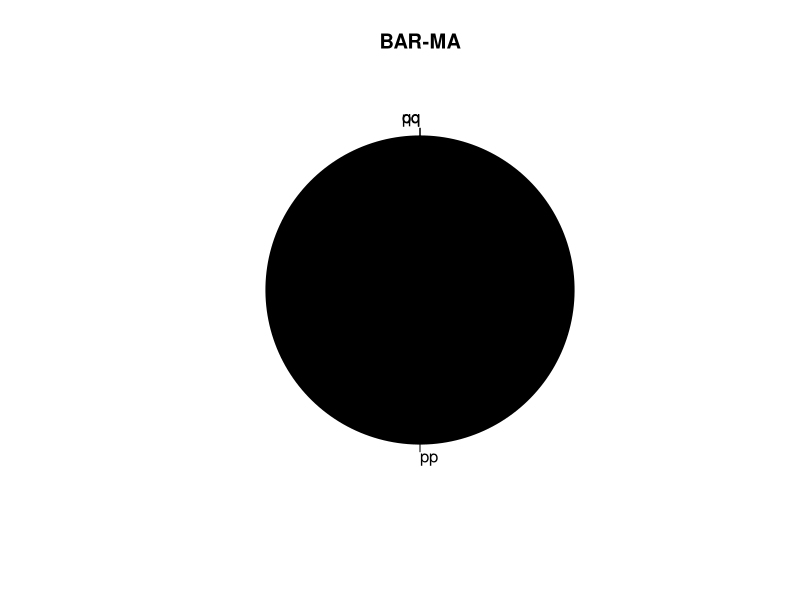
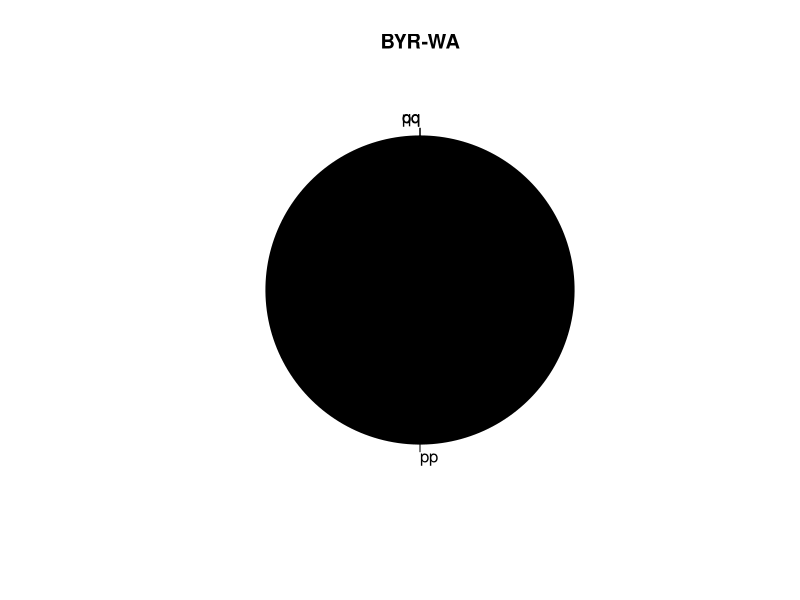
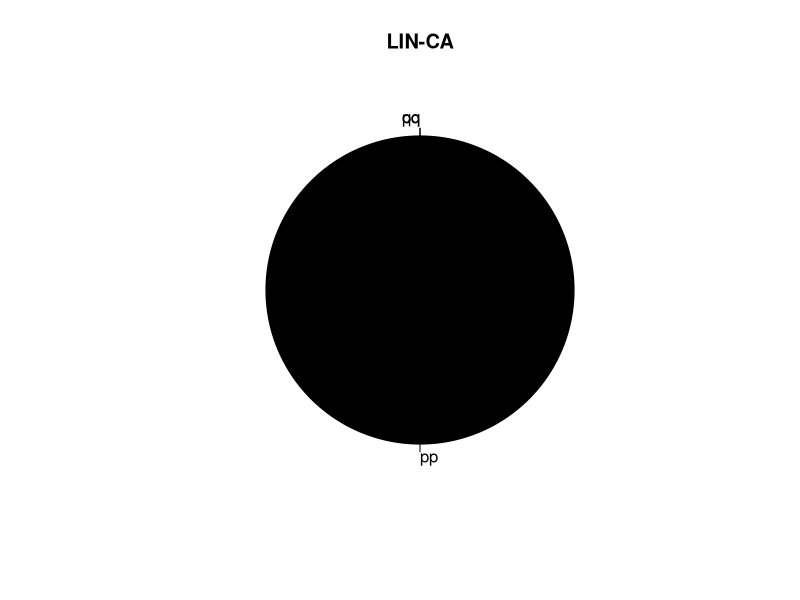
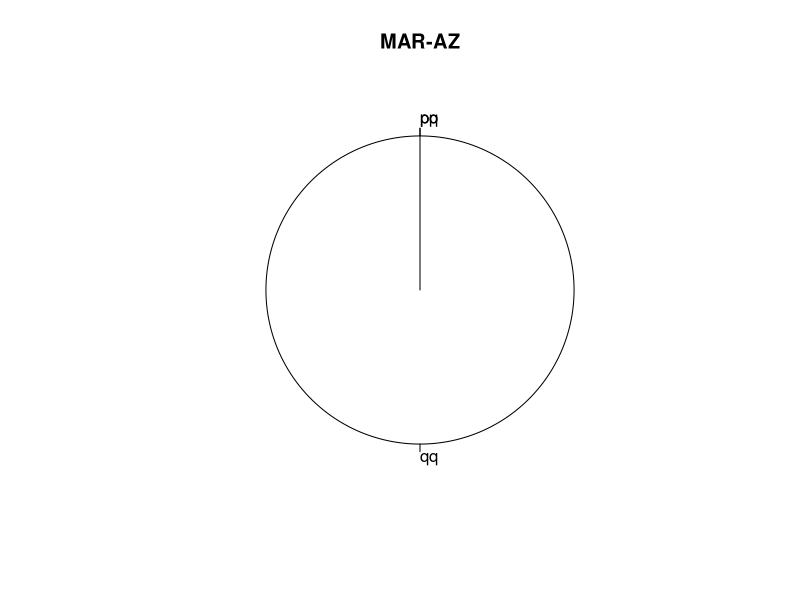
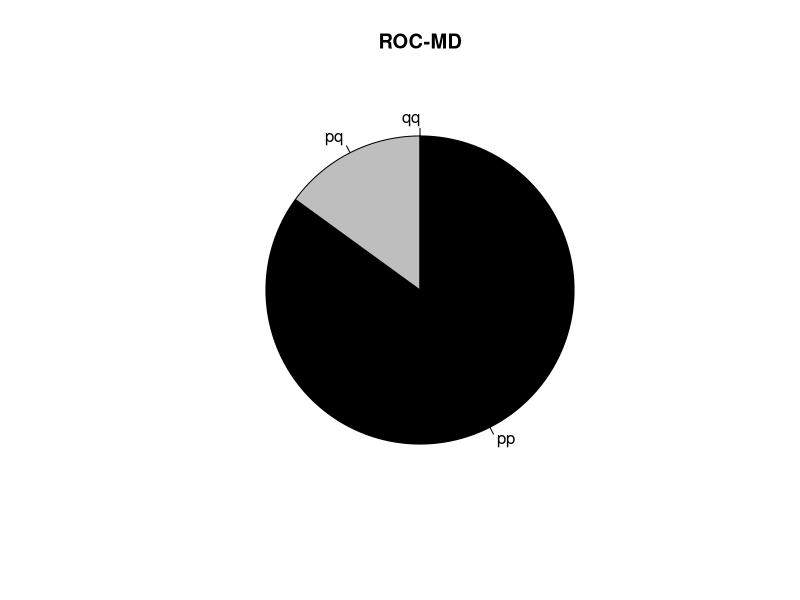
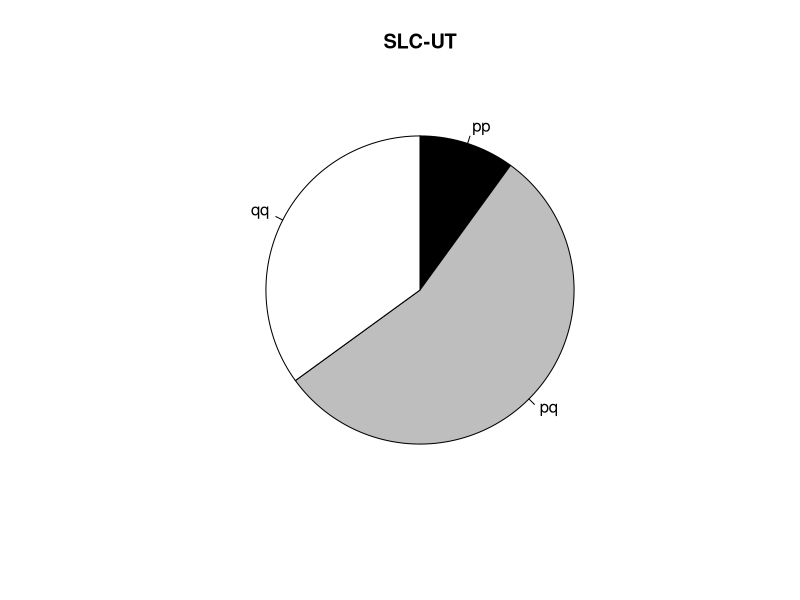
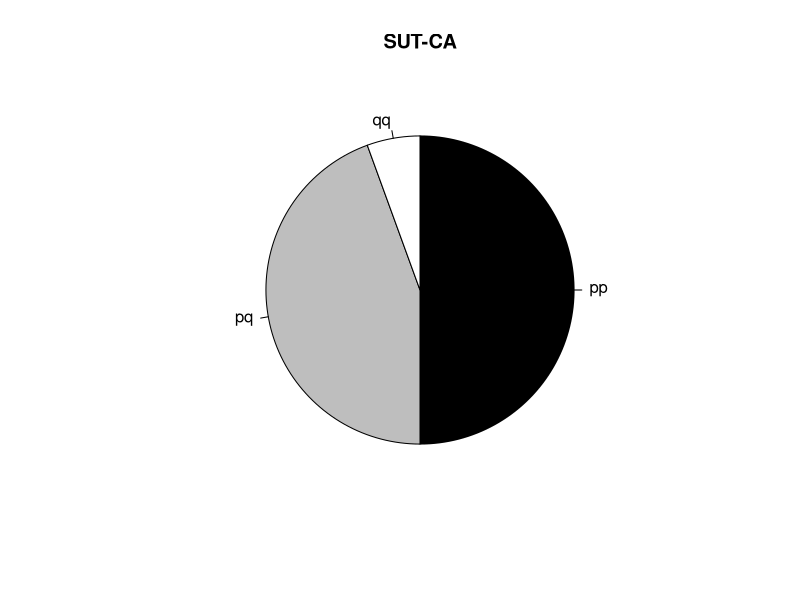

Reproduce these figures in R, in order.
## ---- chunk 1
knitr::opts_chunk$set(echo = TRUE)
## ---- chunk 2
ace_results <- read.csv("VecTechAce2Results_27Feb2024.csv")
## ---- chunk 3
table(ace_results$Species,ace_results$Locality)
## ---- chunk 4
# genotype df
df_geno <- data.frame(sampleID = ace_results$SampleID, locality = paste0(substr(ace_results$SampleID,1,3),"-",substr(ace_results$SampleID,4,5)), genotype = ace_results$Species, latitude = ace_results$Latitude, longitude = ace_results$Longitude)

df_geno$genotype[df_geno$genotype == "Culex pipiens pipiens"] <- "pp"
df_geno$genotype[df_geno$genotype == "hybrid"] <- "pq"
df_geno$genotype[df_geno$genotype == "Culex quenquefasciatus"] <- "qq"

df_geno

table(df_geno[,2:3])
## ---- chunk 5
tab <- table(df_geno[,2:3])

dimnames(tab)$locality

for (i in dimnames(tab)$locality){
  pie(tab[i,], main=i,col=c("black","grey","white"),radius=.8,clockwise=TRUE,labels=c("pp", "pq", "qq"))
}
